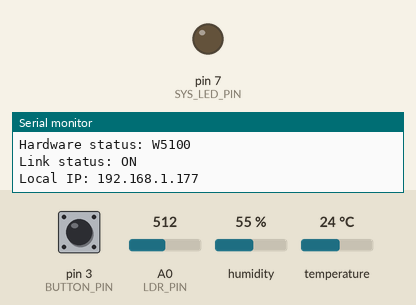
Bench run of a sketch on a simulated Arduino Uno, built with avr-gcc and run on an emulated ATmega328P. Shown: output pins drawn as LEDs (lit = HIGH), the last lines printed to the serial monitor. The inputs (shaded band) are chosen by the test bench; at power-on: pin 3 (BUTTON_PIN) HIGH, A0 (LDR_PIN) = 512, humidity 55 %, temperature 24 °C. WiFi joins after 1.5 s; servers stay silent unless stated; uploads are accepted with an empty reply; pins used as bus, display or sensor lines are not drawn.

Above: at 2.2 s.
2.3 s: pin 3 (BUTTON_PIN) pulled LOW for 0.15 s
At 3.3 s:
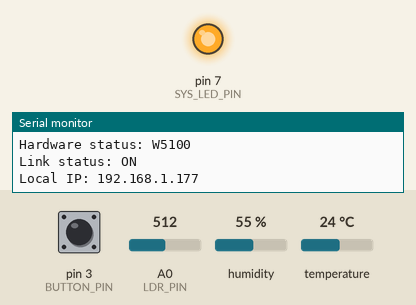
4.0 s: pin 3 (BUTTON_PIN) pulled LOW for 1 s
At 4.6 s:
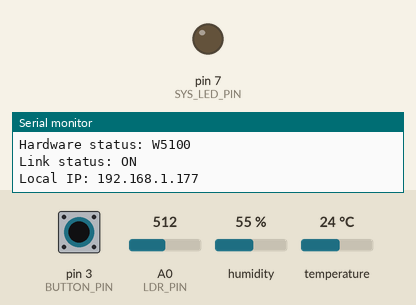
6.5 s: pin 3 (BUTTON_PIN) pulled LOW for 3.2 s
At 7.7 s:
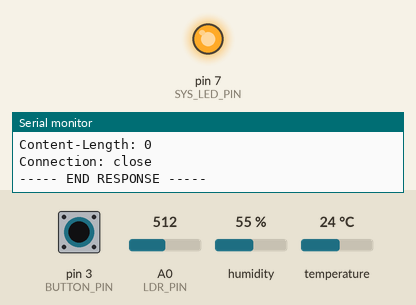
Timing chart, 0 to 9.5 s (numbered marks = the images above; inputs shaded):
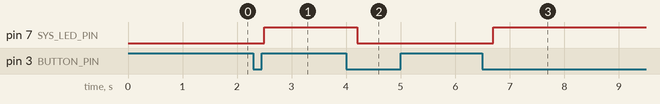

The sketch:

node_2.ino
```cpp
#include <SPI.h>
#include <Ethernet.h>
#include <DHT.h>

#define DHTPIN 2
#define DHTTYPE DHT22
#define BUTTON_PIN 3
#define LDR_PIN A0
#define SYS_LED_PIN 7
#define ETH_CS 10

DHT dht(DHTPIN, DHTTYPE);

byte mac[] = { 0xDE, 0xAD, 0xBE, 0xEF, 0xFE, 0xEE };

// Static network settings
IPAddress ip(192, 168, 1, 177);
IPAddress dns(8, 8, 8, 8);
IPAddress gateway(192, 168, 1, 1);
IPAddress subnet(255, 255, 255, 0);

// ThingsBoard settings
char server[] = "thingsboard.cloud";
String token = "0yDw2HKSuS5UXPkuxovQ";

EthernetClient client;

int motionDetected = 0;
int lastButtonState = HIGH;
unsigned long lastSendTime = 0;
const unsigned long sendInterval = 5000;

void setup() {
  Serial.begin(9600);
  dht.begin();

  pinMode(BUTTON_PIN, INPUT_PULLUP);
  pinMode(SYS_LED_PIN, OUTPUT);
  pinMode(ETH_CS, OUTPUT);

  digitalWrite(SYS_LED_PIN, LOW);
  digitalWrite(ETH_CS, HIGH);

  Serial.println("Starting system...");
  startEthernet();
}

void loop() {
  float temperature = dht.readTemperature();
  float humidity = dht.readHumidity();
  int ldrValue = analogRead(LDR_PIN);

  handleButton();

  if (isnan(temperature) || isnan(humidity)) {
    Serial.println("DHT22 read failed");
    digitalWrite(SYS_LED_PIN, LOW);
    delay(2000);
    return;
  }

  // systemStatus follows the button toggle
  int systemStatus = motionDetected;

  // PICSimLab LED on D7
  digitalWrite(SYS_LED_PIN, systemStatus ? HIGH : LOW);

  if (millis() - lastSendTime >= sendInterval) {
    lastSendTime = millis();

    printSensorData(temperature, humidity, ldrValue, motionDetected, systemStatus);
    sendToThingsBoard(temperature, humidity, ldrValue, motionDetected, systemStatus);
  }
}

void startEthernet() {
  Serial.println("Starting Ethernet...");

  Ethernet.init(ETH_CS);
  Ethernet.begin(mac, ip, dns, gateway, subnet);
  delay(1000);

  if (Ethernet.hardwareStatus() == EthernetNoHardware) {
    Serial.println("Ethernet shield not found");
    while (true) {}
  }

  Serial.print("Hardware status: ");
  switch (Ethernet.hardwareStatus()) {
    case EthernetW5100:
      Serial.println("W5100");
      break;
    case EthernetW5200:
      Serial.println("W5200");
      break;
    case EthernetW5500:
      Serial.println("W5500");
      break;
    default:
      Serial.println("Unknown");
      break;
  }

  Serial.print("Link status: ");
  switch (Ethernet.linkStatus()) {
    case Unknown:
      Serial.println("Unknown");
      break;
    case LinkON:
      Serial.println("ON");
      break;
    case LinkOFF:
      Serial.println("OFF");
      break;
  }

  Serial.print("Local IP: ");
  Serial.println(Ethernet.localIP());
}

void handleButton() {
  int currentButtonState = digitalRead(BUTTON_PIN);

  if (lastButtonState == HIGH && currentButtonState == LOW) {
    motionDetected = !motionDetected;
    delay(200);
  }

  lastButtonState = currentButtonState;
}

void printSensorData(float temperature, float humidity, int ldrValue, int motionDetected, int systemStatus) {
  Serial.println("------ NODE 2 DATA ------");
  Serial.print("Temperature: ");
  Serial.println(temperature, 2);
  Serial.print("Humidity: ");
  Serial.println(humidity, 2);
  Serial.print("LDR: ");
  Serial.println(ldrValue);
  Serial.print("Motion: ");
  Serial.println(motionDetected);
  Serial.print("System Status: ");
  Serial.println(systemStatus);
}

void sendToThingsBoard(float temperature, float humidity, int ldrValue, int motionDetected, int systemStatus) {
  String payload = "{";
  payload += "\"temperature\":" + String(temperature, 2) + ",";
  payload += "\"humidity\":" + String(humidity, 2) + ",";
  payload += "\"ldrValue\":" + String(ldrValue) + ",";
  payload += "\"motionDetected\":" + String(motionDetected) + ",";
  payload += "\"systemStatus\":" + String(systemStatus);
  payload += "}";

  if (Ethernet.linkStatus() == LinkOFF) {
    Serial.println("Ethernet link is OFF. Skipping ThingsBoard send.");
    return;
  }

  Serial.println("Connecting to ThingsBoard...");

  if (!client.connect(server, 80)) {
    Serial.println("Connection to server failed");
    client.stop();
    return;
  }

  client.println("POST /api/v1/" + token + "/telemetry HTTP/1.1");
  client.println("Host: thingsboard.cloud");
  client.println("User-Agent: Arduino");
  client.println("Content-Type: application/json");
  client.println("Connection: close");
  client.print("Content-Length: ");
  client.println(payload.length());
  client.println();
  client.print(payload);

  unsigned long timeout = millis();
  while (!client.available() && (millis() - timeout < 5000)) {
    delay(10);
  }

  Serial.println("----- HTTP RESPONSE -----");
  while (client.available()) {
    Serial.write(client.read());
  }
  Serial.println();
  Serial.println("----- END RESPONSE -----");

  client.stop();
}
```

Measured:
- after the input at 2.3 s, pin 7 (SYS_LED_PIN): LOW → HIGH after 0.20 s
- after the input at 4.0 s, pin 7 (SYS_LED_PIN): HIGH → LOW after 0.20 s
- after the input at 6.5 s, pin 7 (SYS_LED_PIN): LOW → HIGH after 0.20 s
